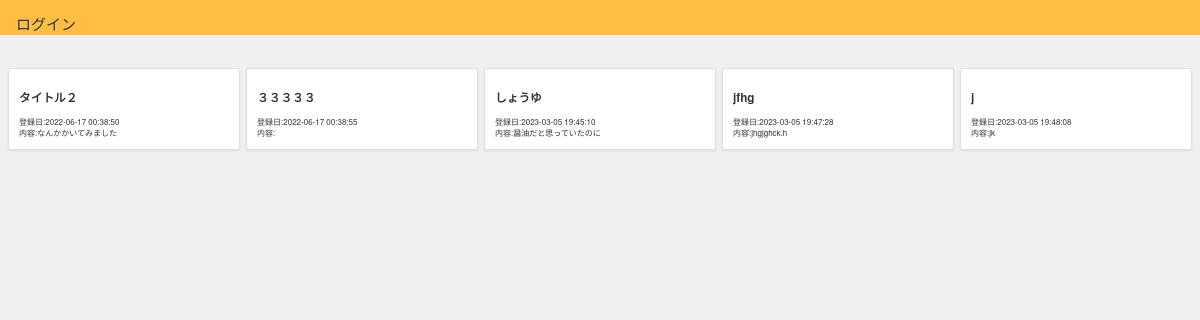
Page /Former_ruts/main.php on the earlier database version.
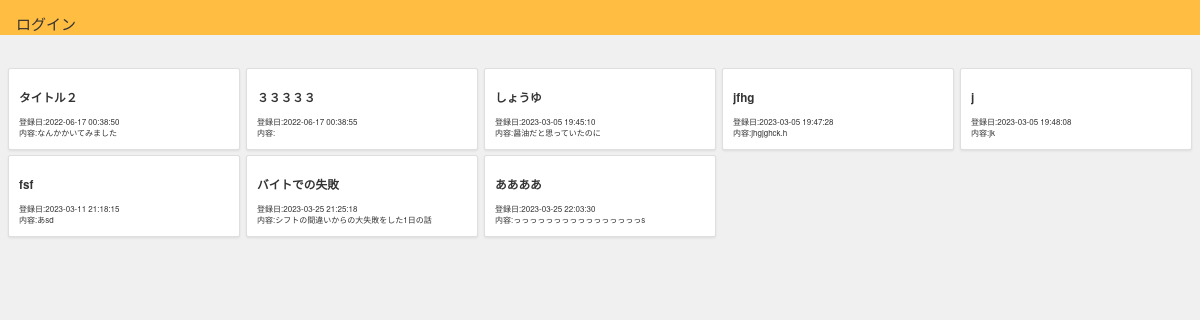
Same page on the later database version.
### tables this page shows
CREATE TABLE `gs_content_table` (
  `id` int(12) NOT NULL,
  `title` varchar(64) NOT NULL COMMENT '記事のタイトル',
  `yoyaku` text NOT NULL COMMENT '記事の要約',
  `content` varchar(5000) NOT NULL COMMENT '記事の内容',
  `img` varchar(256) DEFAULT NULL COMMENT '画像のPATH',
  `date` datetime NOT NULL COMMENT '登録日',
  `update_time` datetime DEFAULT NULL COMMENT '更新日（NULL許容）',
  `tag` text DEFAULT NULL,
  `category` text DEFAULT NULL
);

### Former_ruts/main.php (the view, shortened to what this page needs)
<?php
$pdo = db_conn();
$stmt = $pdo->prepare('SELECT * FROM gs_content_table');
$status = $stmt->execute();
if ($status == false) {
    sql_error($stmt);
} else {
    $contents = $stmt->fetchAll(PDO::FETCH_ASSOC);
}
?>
<!DOCTYPE html>
<html lang="ja">
<head>
    <link rel="stylesheet" href="css/reset.css">
    <link rel="stylesheet" href="css/style.css">
</head>
<body id="main">
    <div class="album py-5 bg-light">
        <header>
            <div class="nav-item">
                <a class="nav-link active" aria-current="page" href="admin/login.php">ログイン</a>
            </div>
        </header>
        <div class="container">
            <div class="row row-cols-1 row-cols-sm-2 row-cols-md-3 g-3">
                <?php foreach ($contents as $content): ?>
                    <div class="col">
                        <div class="card shadow-sm">
                            <div class="card-body">
                                <h3><?= $content['title'] ?></h3>
                                <div class="d-flex justify-content-between align-items-center">
                                    <small class="text-muted">登録日:<?= $content['date'] ?></small>
                                </div>
                                <?php if (!is_null($content['yoyaku'])): ?>
                                <div class="d-flex justify-content-between align-items-center">
                                    <small class="text-muted">内容:<?= $content['yoyaku'] ?></small>
                                </div>
                                <?php endif ?>
                            </div>
                        </div>
                    </div>
                <?php endforeach ?>
            </div>
        </div>
    </div>
</body>
</html>

Differences in the rows shown:
added gs_content_table: title "fsf", date "2023-03-11 21:18:15", yoyaku "あsd"
added gs_content_table: title "バイトでの失敗", date "2023-03-25 21:25:18", yoyaku "シフトの間違いからの大失敗をした1日の話"
added gs_content_table: title "ああああ", date "2023-03-25 22:03:30", yoyaku "っっっっっっっっっっっっっっっっs"
